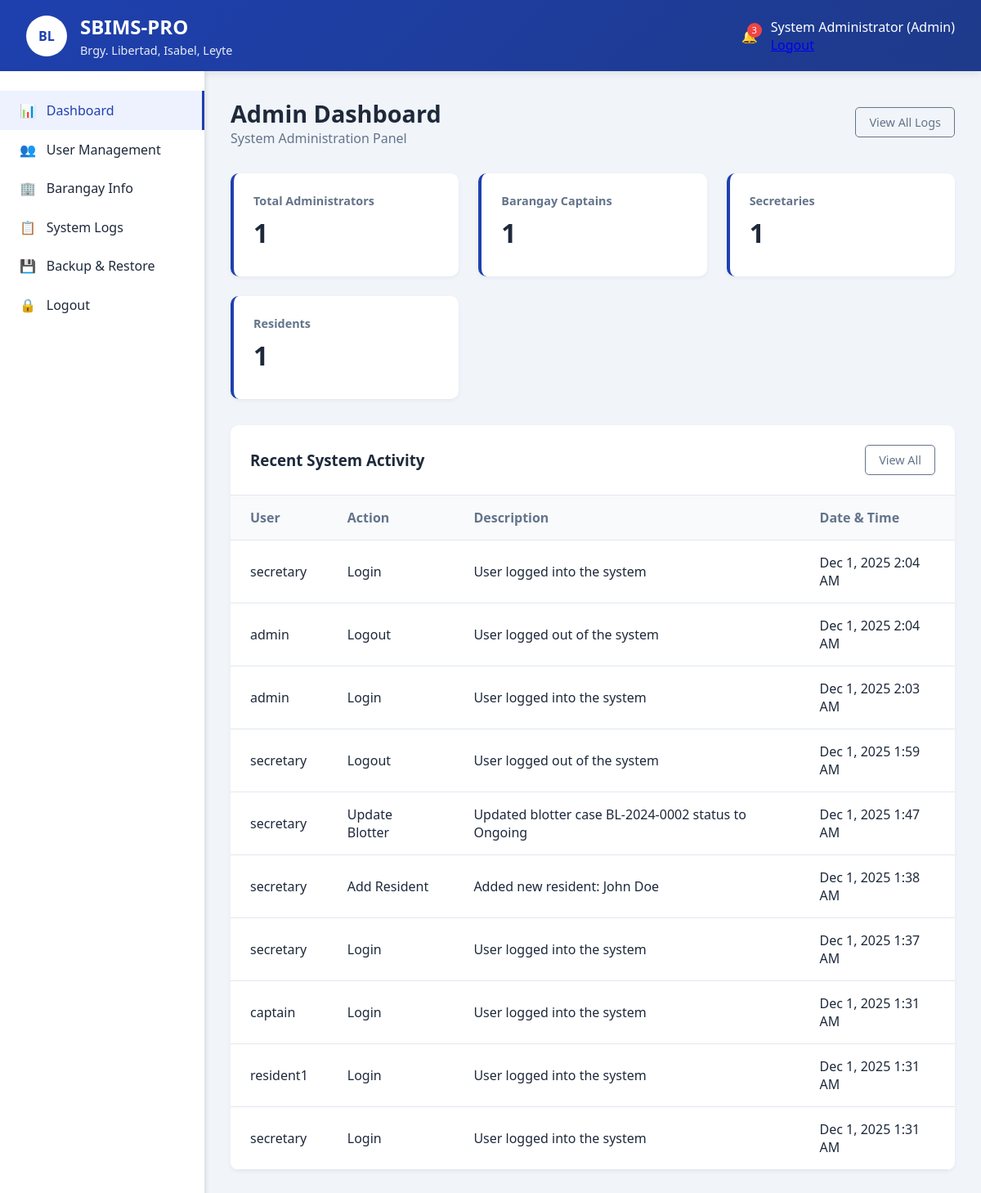
Page /admin/dashboard.php (signed in) on the committed database.
### tables this page shows
CREATE TABLE `activity_logs` (
  `id` int(11) NOT NULL,
  `user_id` int(11) NOT NULL,
  `action` varchar(100) NOT NULL,
  `description` text NOT NULL,
  `ip_address` varchar(45) DEFAULT NULL,
  `user_agent` text DEFAULT NULL,
  `created_at` timestamp NOT NULL DEFAULT current_timestamp()
);

CREATE TABLE `users` (
  `id` int(11) NOT NULL,
  `username` varchar(50) NOT NULL,
  `password` varchar(255) NOT NULL,
  `email` varchar(100) DEFAULT NULL,
  `role` enum('admin','captain','secretary','resident') NOT NULL,
  `full_name` varchar(100) NOT NULL,
  `is_active` tinyint(1) DEFAULT 1,
  `last_login` datetime DEFAULT NULL,
  `created_at` timestamp NOT NULL DEFAULT current_timestamp()
);

### config/functions.php (called while the page is built, shortened)
<?php
function formatDateTime($datetime) {
    return date('M j, Y g:i A', strtotime($datetime));
}
?>

### admin/dashboard.php (the view, shortened to what this page needs)
<?php
require_once '../config/functions.php';
$database = new Database();
$db = $database->getConnection();
$user_stats = [];
$roles = ['admin', 'captain', 'secretary', 'resident'];
foreach ($roles as $role) {
    $query = "SELECT COUNT(*) as count FROM users WHERE role = :role AND is_active = 1";
    $stmt = $db->prepare($query);
    $stmt->bindParam(':role', $role);
    $stmt->execute();
    $user_stats[$role] = $stmt->fetch(PDO::FETCH_ASSOC)['count'];
}
$activity_query = "SELECT al.*, u.username
                  FROM activity_logs al
                  JOIN users u ON al.user_id = u.id
                  ORDER BY al.created_at DESC
                  LIMIT 10";
$activity_stmt = $db->prepare($activity_query);
$activity_stmt->execute();
$recent_activities = $activity_stmt->fetchAll(PDO::FETCH_ASSOC);
?>
<?php include '../includes/header.php'; ?>
<?php include '../includes/topbar.php'; ?>
<div class="main-container">
    <?php include '../includes/sidebar.php'; ?>
    <main class="content">
        <div class="page-header">
            <div class="page-title">
                <h1>Admin Dashboard</h1>
                <p>System Administration Panel</p>
            </div>
            <div class="page-actions">
                <a href="system_logs.php" class="btn btn-outline">View All Logs</a>
            </div>
        </div>
        <div class="stats-grid">
            <div class="stat-card">
                <h3>Total Administrators</h3>
                <div class="stat-value"><?php echo $user_stats['admin']; ?></div>
            </div>
            <div class="stat-card">
                <h3>Barangay Captains</h3>
                <div class="stat-value"><?php echo $user_stats['captain']; ?></div>
            </div>
            <div class="stat-card">
                <h3>Secretaries</h3>
                <div class="stat-value"><?php echo $user_stats['secretary']; ?></div>
            </div>
            <div class="stat-card">
                <h3>Residents</h3>
                <div class="stat-value"><?php echo $user_stats['resident']; ?></div>
            </div>
        </div>
        <div class="data-table">
            <div class="table-header">
                <h3>Recent System Activity</h3>
                <a href="system_logs.php" class="btn btn-outline">View All</a>
            </div>
            <table>
                <thead>
                    <tr>
                        <th>User</th>
                        <th>Action</th>
                        <th>Description</th>
                        <th>Date & Time</th>
                    </tr>
                </thead>
                <tbody>
                    <?php foreach ($recent_activities as $activity): ?>
                    <tr>
                        <td><?php echo htmlspecialchars($activity['username']); ?></td>
                        <td><?php echo htmlspecialchars($activity['action']); ?></td>
                        <td><?php echo htmlspecialchars($activity['description']); ?></td>
                        <td><?php echo formatDateTime($activity['created_at']); ?></td>
                    </tr>
                    <?php endforeach; ?>
                </tbody>
            </table>
        </div>
    </main>
</div>
<?php include '../includes/footer.php'; ?>

### includes/header.php (shortened to what this page needs)
<!DOCTYPE html>
<html lang="en">
<head>
    <link rel="stylesheet" href="../assets/css/main.css">
    <link rel="stylesheet" href="../assets/css/dashboard.css">
</head>
<body>

### includes/topbar.php (shortened to what this page needs)
<header class="header">
    <div class="logo-container">
        <div class="logo">BL</div>
        <div class="system-title">
            <h1>SBIMS-PRO</h1>
            <p>Brgy. Libertad, Isabel, Leyte</p>
        </div>
    </div>
    <div class="user-menu">
        <div class="notification-icon">
            <span>🔔</span>
            <span class="notification-badge">3</span>
        </div>
        <div class="user-profile">
            <span><?php echo $_SESSION['full_name']; ?> (<?php echo ucfirst($_SESSION['user_role']); ?>)</span>
            <div class="user-dropdown">
                <a href="../logout.php">Logout</a>
            </div>
        </div>
    </div>
</header>

### includes/sidebar.php (shortened to what this page needs)
<?php
$current_role = $_SESSION['user_role'];
?>
<nav class="sidebar">
    <ul class="sidebar-menu">
        <li class="menu-item <?php echo basename($_SERVER['PHP_SELF']) == 'dashboard.php' ? 'active' : ''; ?>">
            <a href="dashboard.php">
                <span>📊</span>
                <span class="menu-text">Dashboard</span>
            </a>
        </li>
        <?php if ($current_role == 'admin'): ?>
            <li class="menu-item <?php echo basename($_SERVER['PHP_SELF']) == 'users.php' ? 'active' : ''; ?>">
                <a href="users.php">
                    <span>👥</span>
                    <span class="menu-text">User Management</span>
                </a>
            </li>
            <li class="menu-item <?php echo basename($_SERVER['PHP_SELF']) == 'barangay_info.php' ? 'active' : ''; ?>">
                <a href="barangay_info.php">
                    <span>🏢</span>
                    <span class="menu-text">Barangay Info</span>
                </a>
            </li>
            <li class="menu-item <?php echo basename($_SERVER['PHP_SELF']) == 'system_logs.php' ? 'active' : ''; ?>">
                <a href="system_logs.php">
                    <span>📋</span>
                    <span class="menu-text">System Logs</span>
                </a>
            </li>
            <li class="menu-item <?php echo basename($_SERVER['PHP_SELF']) == 'backup.php' ? 'active' : ''; ?>">
                <a href="backup.php">
                    <span>💾</span>
                    <span class="menu-text">Backup & Restore</span>
                </a>
            </li>
        <?php endif; ?>
        <li class="menu-item">
            <a href="../logout.php">
                <span>🔒</span>
                <span class="menu-text">Logout</span>
            </a>
        </li>
    </ul>
</nav>

### includes/footer.php (shortened to what this page needs)
</body>
</html>

### assets/css/main.css (style rules this page uses)
:root { --primary: #1e40af; --primary-dark: #1e3a8a; --secondary: #64748b; --success: #10b981; --warning: #f59e0b; --danger: #ef4444; --light: #f8fafc; --dark: #1e293b; }
* { margin: 0; padding: 0; box-sizing: border-box; font-family: 'Segoe UI', Tahoma, Geneva, Verdana, sans-serif; }
body { background-color: #f1f5f9; color: var(--dark); }
.header { background: linear-gradient(135deg, var(--primary), var(--primary-dark)); color: white; padding: 1rem 2rem; display: flex; justify-content: space-between; align-items: center; box-shadow: 0 2px 10px rgba(0,0,0,0.1); }
.logo-container { display: flex; align-items: center; gap: 1rem; }
.logo { width: 50px; height: 50px; background: white; border-radius: 50%; display: flex; align-items: center; justify-content: center; font-weight: bold; color: var(--primary); }
.system-title h1 { font-size: 1.5rem; margin-bottom: 0.2rem; }
.system-title p { font-size: 0.9rem; opacity: 0.9; }
.user-menu { display: flex; align-items: center; gap: 1rem; }
.notification-icon { position: relative; cursor: pointer; }
.notification-badge { position: absolute; top: -5px; right: -5px; background: var(--danger); color: white; border-radius: 50%; width: 18px; height: 18px; font-size: 0.7rem; display: flex; align-items: center; justify-content: center; }
.main-container { display: flex; min-height: calc(100vh - 80px); }
.sidebar { width: 250px; background: white; box-shadow: 2px 0 5px rgba(0,0,0,0.1); padding: 1.5rem 0; }
.sidebar-menu { list-style: none; }
.menu-item { padding: 0.8rem 1.5rem; display: flex; align-items: center; gap: 0.8rem; cursor: pointer; transition: all 0.3s; }
.menu-item:hover, .menu-item.active { background-color: #eef2ff; border-right: 3px solid var(--primary); color: var(--primary); }
.menu-item a { text-decoration: none; color: inherit; display: flex; align-items: center; gap: 0.8rem; width: 100%; }
.content { flex: 1; padding: 2rem; }
.page-header { display: flex; justify-content: space-between; align-items: center; margin-bottom: 2rem; }
.page-title h1 { font-size: 1.8rem; color: var(--dark); }
.page-title p { color: var(--secondary); }
.btn { padding: 0.5rem 1rem; border: none; border-radius: 5px; cursor: pointer; font-weight: 500; display: flex; align-items: center; gap: 0.5rem; transition: all 0.3s; text-decoration: none; font-size: 0.9rem; }
.btn-outline { background: transparent; border: 1px solid var(--secondary); color: var(--secondary); }

### assets/css/dashboard.css (style rules this page uses)
.stats-grid { display: grid; grid-template-columns: repeat(auto-fill, minmax(240px, 1fr)); gap: 1.5rem; margin-bottom: 2rem; }
.stat-card { background: white; border-radius: 10px; padding: 1.5rem; box-shadow: 0 2px 5px rgba(0,0,0,0.05); border-left: 4px solid var(--primary); }
.stat-card h3 { font-size: 0.9rem; color: var(--secondary); margin-bottom: 0.5rem; }
.stat-value { font-size: 2rem; font-weight: bold; color: var(--dark); margin-bottom: 0.5rem; }
.data-table { background: white; border-radius: 10px; overflow: hidden; box-shadow: 0 2px 5px rgba(0,0,0,0.05); margin-bottom: 2rem; }
.table-header { padding: 1.5rem; border-bottom: 1px solid #e2e8f0; display: flex; justify-content: space-between; align-items: center; }
.table-header h3 { color: var(--dark); }
table { width: 100%; border-collapse: collapse; }
th, td { padding: 1rem 1.5rem; text-align: left; border-bottom: 1px solid #e2e8f0; }
th { background: #f8fafc; font-weight: 600; color: var(--secondary); }

### rows in the picture
activity_logs: user.username "secretary", action "Login", description "User logged into the system", created_at "Dec 1, 2025 2:04 AM"
activity_logs: user.username "admin", action "Logout", description "User logged out of the system", created_at "Dec 1, 2025 2:04 AM"
activity_logs: user.username "admin", action "Login", description "User logged into the system", created_at "Dec 1, 2025 2:03 AM"
activity_logs: user.username "secretary", action "Logout", description "User logged out of the system", created_at "Dec 1, 2025 1:59 AM"
activity_logs: user.username "secretary", action "Update Blotter", description "Updated blotter case BL-2024-0002 status to Ongoing", created_at "Dec 1, 2025 1:47 AM"
activity_logs: user.username "secretary", action "Add Resident", description "Added new resident: John Doe", created_at "Dec 1, 2025 1:38 AM"
activity_logs: user.username "secretary", action "Login", description "User logged into the system", created_at "Dec 1, 2025 1:37 AM"
activity_logs: user.username "captain", action "Login", description "User logged into the system", created_at "Dec 1, 2025 1:31 AM"
activity_logs: user.username "resident1", action "Login", description "User logged into the system", created_at "Dec 1, 2025 1:31 AM"
activity_logs: user.username "secretary", action "Login", description "User logged into the system", created_at "Dec 1, 2025 1:31 AM"

### other values in the picture
$_SESSION['full_name'] "System Administrator"
$_SESSION['user_role'] "Admin"
$user_stats['admin'] "1"
$user_stats['captain'] "1"
$user_stats['secretary'] "1"
$user_stats['resident'] "1"
